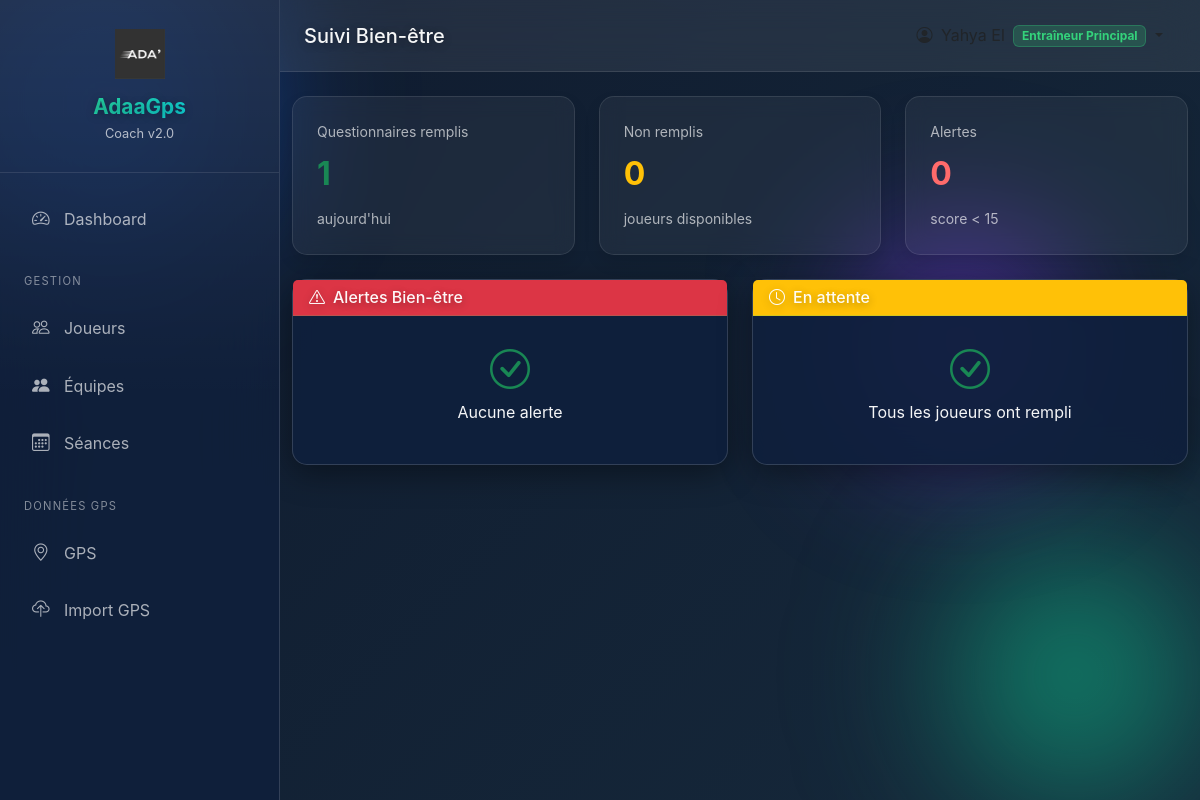
The page /medical/wellness (signed in) on the database as committed earlier.
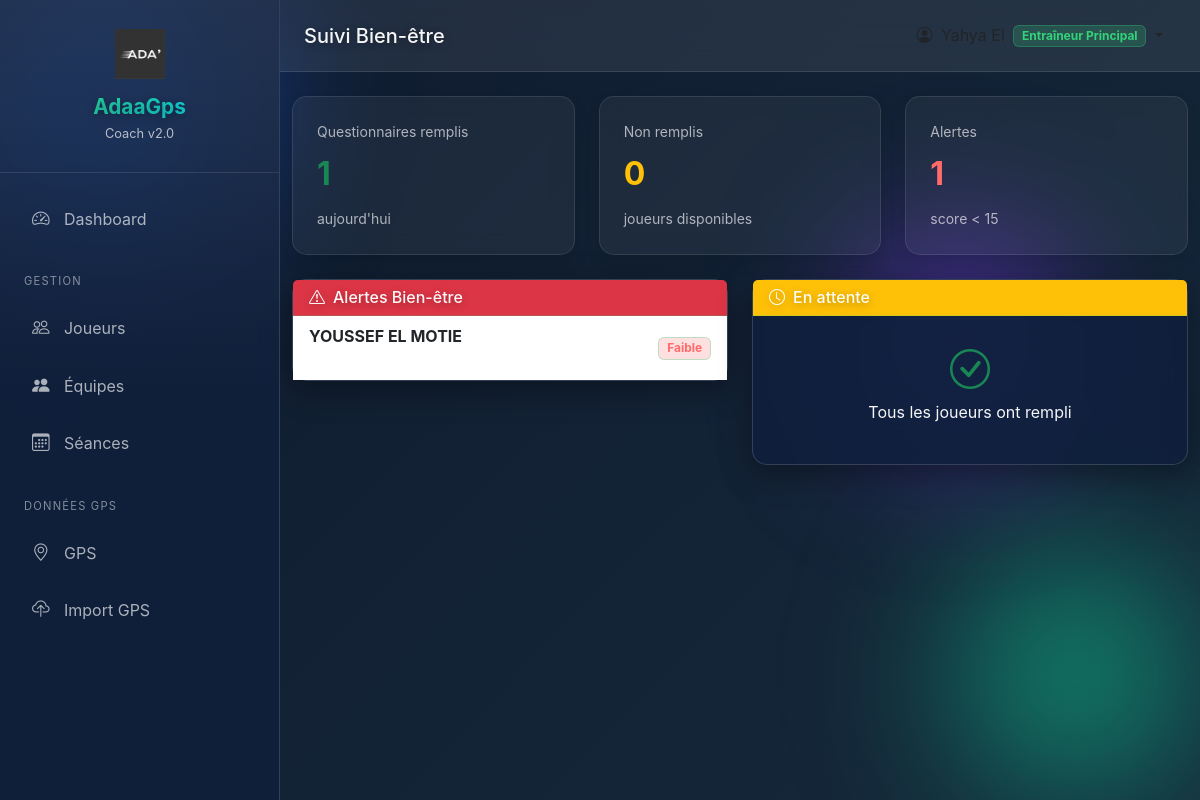
The same page on the database as committed later.
### app/models.py (models this page shows, shortened)
class WellnessRecord(db.Model):
    __tablename__ = 'wellness_record'
    id = db.Column(db.Integer, primary_key=True)
    player_id = db.Column(db.Integer, db.ForeignKey('player.id'), nullable=False)
    date = db.Column(db.Date, nullable=False, default=date.today)
    fatigue = db.Column(db.Integer)       # 1=Très fatigué, 5=Très frais
    sleep_quality = db.Column(db.Integer)  # 1=Très mauvais, 5=Excellent
    sleep_hours = db.Column(db.Float)      # Heures de sommeil
    muscle_soreness = db.Column(db.Integer)  # 1=Très douloureux, 5=Aucune douleur
    stress = db.Column(db.Integer)         # 1=Très stressé, 5=Très détendu
    mood = db.Column(db.Integer)           # 1=Très mauvais, 5=Excellent
    hr_rest = db.Column(db.Integer)  # FC au repos (bpm)
    weight = db.Column(db.Float)     # Poids du jour (kg)
    notes = db.Column(db.Text)
    created_at = db.Column(db.DateTime, default=datetime.utcnow)
    __table_args__ = (
        db.UniqueConstraint('player_id', 'date', name='unique_player_date_wellness'),
    )
    @property
    def total_score(self):
        scores = [self.fatigue, self.sleep_quality, self.muscle_soreness,
                  self.stress, self.mood]
        valid_scores = [s for s in scores if s is not None]
        return sum(valid_scores) if valid_scores else 0
    @property
    def wellness_status(self):
        total = self.total_score
        if total >= 20:
            return {'status': 'Excellent', 'color': 'success'}
        elif total >= 15:
            return {'status': 'Bon', 'color': 'info'}
        elif total >= 10:
            return {'status': 'Moyen', 'color': 'warning'}
        else:
            return {'status': 'Faible', 'color': 'danger'}

class Player(db.Model):
    __tablename__ = 'player'
    id = db.Column(db.Integer, primary_key=True)
    first_name = db.Column(db.String(50), nullable=False)
    last_name = db.Column(db.String(50), nullable=False)
    date_of_birth = db.Column(db.Date, nullable=False)
    position = db.Column(db.String(30), nullable=False)
    jersey_number = db.Column(db.Integer)
    dominant_foot = db.Column(db.String(10))  # Droit, Gauche, Ambidextre
    height = db.Column(db.Float)  # en cm
    weight = db.Column(db.Float)  # en kg
    status = db.Column(db.String(30), default='Disponible')
    team_id = db.Column(db.Integer, db.ForeignKey('team.id'))
    photo_url = db.Column(db.String(255))
    phone = db.Column(db.String(20))
    email = db.Column(db.String(120))
    hr_max = db.Column(db.Integer)  # FC max mesurée
    vma = db.Column(db.Float)  # VMA en km/h
    notes = db.Column(db.Text)
    created_at = db.Column(db.DateTime, default=datetime.utcnow)
    updated_at = db.Column(db.DateTime, default=datetime.utcnow, onupdate=datetime.utcnow)
    sessions = db.relationship('TrainingSession', secondary=player_session,
                               backref=db.backref('players', lazy='dynamic'))
    results = db.relationship('TrainingResult', backref='player', lazy='dynamic',
                              cascade='all, delete-orphan')
    gps_data = db.relationship('GPSData', backref='player', lazy='dynamic',
                               cascade='all, delete-orphan')
    injuries = db.relationship('Injury', backref='player', lazy='dynamic',
                               cascade='all, delete-orphan')
    wellness_records = db.relationship('WellnessRecord', backref='player', lazy='dynamic',
                                       cascade='all, delete-orphan')
    POSITIONS = ['Gardien', 'Défenseur', 'Milieu', 'Attaquant']
    STATUSES = ['Disponible', 'Blessé', 'Fatigué', 'En récupération', 'En rééducation', 'Suspendu']
    @property
    def full_name(self):
        return f"{self.first_name} {self.last_name}"

### app/routes/medical.py (the view)
@medical_bp.route('/wellness')
@login_required
def wellness_overview():
    today = date.today()
    today_records = WellnessRecord.query.filter_by(date=today).all()
    filled_ids = [r.player_id for r in today_records]
    missing = Player.query.filter(
        Player.status == 'Disponible',
        ~Player.id.in_(filled_ids)
    ).all()
    alerts = [r for r in today_records if r.total_score < 15]
    return render_template('medical/wellness.html',
                          today_records=today_records,
                          missing=missing,
                          alerts=alerts)

### app/models.py (called while the page is built)
    @property
    def is_authenticated(self):
        return True

    @property
    def full_name(self):
        return f"{self.first_name} {self.last_name}"

    @property
    def role_display(self):
        return self.ROLES.get(self.role, self.role)

### app/templates/medical/wellness.html
{% extends "shared/base.html" %}
{% block page_title %}Suivi Bien-être{% endblock %}
{% block content %}
<div class="row g-4 mb-4">
    <div class="col-md-4">
        <div class="stat-card">
            <div class="stat-label">Questionnaires remplis</div>
            <div class="stat-value text-success">{{ today_records|length }}</div>
            <small class="text-muted">aujourd'hui</small>
        </div>
    </div>
    <div class="col-md-4">
        <div class="stat-card">
            <div class="stat-label">Non remplis</div>
            <div class="stat-value text-warning">{{ missing|length }}</div>
            <small class="text-muted">joueurs disponibles</small>
        </div>
    </div>
    <div class="col-md-4">
        <div class="stat-card">
            <div class="stat-label">Alertes</div>
            <div class="stat-value text-danger">{{ alerts|length }}</div>
            <small class="text-muted">score &lt; 15</small>
        </div>
    </div>
</div>
<div class="row g-4">
    <div class="col-lg-6">
        <div class="card">
            <div class="card-header bg-danger text-white">
                <h6 class="mb-0"><i class="bi bi-exclamation-triangle me-2"></i>Alertes Bien-être</h6>
            </div>
            <div class="card-body p-0">
                {% if alerts %}
                <ul class="list-group list-group-flush">
                    {% for record in alerts %}
                    <li class="list-group-item d-flex justify-content-between align-items-center">
                        <div>
                            <strong>{{ record.player.full_name if record.player else 'N/A' }}</strong>
                            <br><small class="text-muted">Score: {{ record.total_score }}/25</small>
                        </div>
                        <span class="badge bg-{{ record.wellness_status.color }}">
                            {{ record.wellness_status.status }}
                        </span>
                    </li>
                    {% endfor %}
                </ul>
                {% else %}
                <div class="text-center py-4 text-success">
                    <i class="bi bi-check-circle fs-1"></i>
                    <p>Aucune alerte</p>
                </div>
                {% endif %}
            </div>
        </div>
    </div>
    <div class="col-lg-6">
        <div class="card">
            <div class="card-header bg-warning text-dark">
                <h6 class="mb-0"><i class="bi bi-clock me-2"></i>En attente</h6>
            </div>
            <div class="card-body p-0">
                {% if missing %}
                <ul class="list-group list-group-flush">
                    {% for player in missing[:10] %}
                    <li class="list-group-item">
                        {{ player.full_name }}
                        <small class="text-muted">({{ player.team.name if player.team else 'Sans équipe' }})</small>
                    </li>
                    {% endfor %}
                    {% if missing|length > 10 %}
                    <li class="list-group-item text-muted">
                        ... et {{ missing|length - 10 }} autres
                    </li>
                    {% endif %}
                </ul>
                {% else %}
                <div class="text-center py-4 text-success">
                    <i class="bi bi-check-circle fs-1"></i>
                    <p>Tous les joueurs ont rempli</p>
                </div>
                {% endif %}
            </div>
        </div>
    </div>
</div>
{% endblock %}

Rows that differ between the two databases and show on the page:
now on this page (row edited): WellnessRecord: player "YOUSSEF EL MOTIE", wellness_status.status "Faible"
Other text that changed with them:
{{ alerts|length }}: "0" → "1"
text no longer shown: "Aucune alerte"
